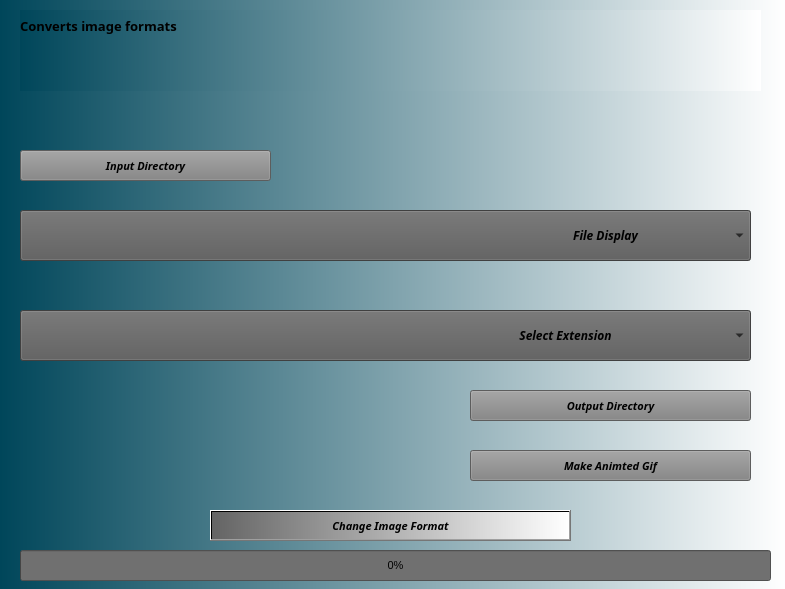
<?xml version="1.0" encoding="UTF-8"?>
<ui version="4.0">
 <class>Form</class>
 <widget class="QWidget" name="Form">
  <property name="geometry">
   <rect>
    <x>0</x>
    <y>0</y>
    <width>785</width>
    <height>589</height>
   </rect>
  </property>
  <property name="baseSize">
   <size>
    <width>800</width>
    <height>600</height>
   </size>
  </property>
  <property name="windowTitle">
   <string>Form</string>
  </property>
  <property name="styleSheet">
   <string notr="true">background-color: rgb(43, 100, 131);
background-color: qlineargradient(spread:pad, x1:0, y1:0, x2:1, y2:0, stop:0 rgba(0, 70, 90, 255), stop:1 rgba(255, 255, 255, 255));</string>
  </property>
  <widget class="QLabel" name="animatedGifLabel">
   <property name="geometry">
    <rect>
     <x>20</x>
     <y>40</y>
     <width>741</width>
     <height>51</height>
    </rect>
   </property>
   <property name="text">
    <string/>
   </property>
  </widget>
  <widget class="QLabel" name="label">
   <property name="geometry">
    <rect>
     <x>20</x>
     <y>10</y>
     <width>741</width>
     <height>31</height>
    </rect>
   </property>
   <property name="font">
    <font>
     <family>Permanent Marker</family>
     <pointsize>10</pointsize>
     <weight>75</weight>
     <italic>false</italic>
     <bold>true</bold>
    </font>
   </property>
   <property name="text">
    <string>Converts image formats </string>
   </property>
  </widget>
  <widget class="QPushButton" name="fileInButton">
   <property name="geometry">
    <rect>
     <x>20</x>
     <y>150</y>
     <width>251</width>
     <height>31</height>
    </rect>
   </property>
   <property name="font">
    <font>
     <family>Permanent Marker</family>
     <pointsize>8</pointsize>
     <weight>75</weight>
     <italic>true</italic>
     <bold>true</bold>
    </font>
   </property>
   <property name="toolTip">
    <string>input directory of the image sequence</string>
   </property>
   <property name="styleSheet">
    <string notr="true">background-color: rgb(130, 130, 130);</string>
   </property>
   <property name="text">
    <string>Input Directory</string>
   </property>
  </widget>
  <widget class="QPushButton" name="changFileFormatButton">
   <property name="geometry">
    <rect>
     <x>210</x>
     <y>510</y>
     <width>361</width>
     <height>31</height>
    </rect>
   </property>
   <property name="font">
    <font>
     <family>Permanent Marker</family>
     <pointsize>8</pointsize>
     <weight>75</weight>
     <italic>true</italic>
     <bold>true</bold>
    </font>
   </property>
   <property name="toolTip">
    <string>execute image fornat conversion</string>
   </property>
   <property name="styleSheet">
    <string notr="true">background-color: rgb(105, 105, 105);
background-color: qlineargradient(spread:pad, x1:0, y1:0, x2:1, y2:0, stop:0 rgba(100, 100, 100, 255), stop:1 rgba(255, 255, 255, 255));</string>
   </property>
   <property name="text">
    <string>Change Image Format</string>
   </property>
  </widget>
  <widget class="QComboBox" name="imgFileDispayComboBox">
   <property name="geometry">
    <rect>
     <x>20</x>
     <y>210</y>
     <width>731</width>
     <height>51</height>
    </rect>
   </property>
   <property name="toolTip">
    <string>display the file image sequence</string>
   </property>
   <property name="styleSheet">
    <string notr="true">background-color: rgb(90, 90, 90);</string>
   </property>
  </widget>
  <widget class="QProgressBar" name="progressBar">
   <property name="geometry">
    <rect>
     <x>20</x>
     <y>550</y>
     <width>751</width>
     <height>31</height>
    </rect>
   </property>
   <property name="font">
    <font>
     <pointsize>8</pointsize>
    </font>
   </property>
   <property name="styleSheet">
    <string notr="true">background-color: rgb(112, 112, 112);</string>
   </property>
   <property name="value">
    <number>0</number>
   </property>
  </widget>
  <widget class="QPushButton" name="fileOutButton">
   <property name="geometry">
    <rect>
     <x>470</x>
     <y>390</y>
     <width>281</width>
     <height>31</height>
    </rect>
   </property>
   <property name="font">
    <font>
     <family>Permanent Marker</family>
     <pointsize>8</pointsize>
     <weight>75</weight>
     <italic>true</italic>
     <bold>true</bold>
    </font>
   </property>
   <property name="toolTip">
    <string>output directory -&gt; output image sequence path</string>
   </property>
   <property name="styleSheet">
    <string notr="true">background-color: rgb(130, 130, 130);</string>
   </property>
   <property name="text">
    <string>Output Directory</string>
   </property>
  </widget>
  <widget class="QComboBox" name="imgExtDispayComboBox">
   <property name="geometry">
    <rect>
     <x>20</x>
     <y>310</y>
     <width>731</width>
     <height>51</height>
    </rect>
   </property>
   <property name="toolTip">
    <string>select the extension for image conversion</string>
   </property>
   <property name="styleSheet">
    <string notr="true">background-color: rgb(90, 90, 90);</string>
   </property>
  </widget>
  <widget class="QLabel" name="labelSelExt">
   <property name="geometry">
    <rect>
     <x>440</x>
     <y>320</y>
     <width>251</width>
     <height>31</height>
    </rect>
   </property>
   <property name="font">
    <font>
     <family>Permanent Marker</family>
     <weight>75</weight>
     <italic>true</italic>
     <bold>true</bold>
    </font>
   </property>
   <property name="toolTip">
    <string>select the extension for image conversion</string>
   </property>
   <property name="styleSheet">
    <string notr="true">background-color: qlineargradient(spread:pad, x1:0, y1:0, x2:1, y2:0, stop:0 rgba(255, 255, 255, 0), stop:1 rgba(255, 255, 255, 0));</string>
   </property>
   <property name="text">
    <string>Select Extension</string>
   </property>
   <property name="alignment">
    <set>Qt::AlignCenter</set>
   </property>
  </widget>
  <widget class="QLabel" name="label_2">
   <property name="geometry">
    <rect>
     <x>520</x>
     <y>220</y>
     <width>171</width>
     <height>31</height>
    </rect>
   </property>
   <property name="font">
    <font>
     <family>Permanent Marker</family>
     <weight>75</weight>
     <italic>true</italic>
     <bold>true</bold>
    </font>
   </property>
   <property name="toolTip">
    <string>file sequence display</string>
   </property>
   <property name="styleSheet">
    <string notr="true">background-color: qlineargradient(spread:pad, x1:0, y1:0, x2:1, y2:0, stop:0 rgba(0, 0, 0, 0), stop:1 rgba(255, 255, 255, 0));</string>
   </property>
   <property name="text">
    <string>File Display</string>
   </property>
   <property name="alignment">
    <set>Qt::AlignCenter</set>
   </property>
  </widget>
  <widget class="QPushButton" name="animGifButton">
   <property name="geometry">
    <rect>
     <x>470</x>
     <y>450</y>
     <width>281</width>
     <height>31</height>
    </rect>
   </property>
   <property name="font">
    <font>
     <family>Permanent Marker</family>
     <pointsize>8</pointsize>
     <weight>75</weight>
     <italic>true</italic>
     <bold>true</bold>
    </font>
   </property>
   <property name="toolTip">
    <string>makes animted gif from theinput image sequence</string>
   </property>
   <property name="styleSheet">
    <string notr="true">background-color: rgb(130, 130, 130);</string>
   </property>
   <property name="text">
    <string>Make Animted Gif</string>
   </property>
  </widget>
 </widget>
 <resources/>
 <connections/>
</ui>
